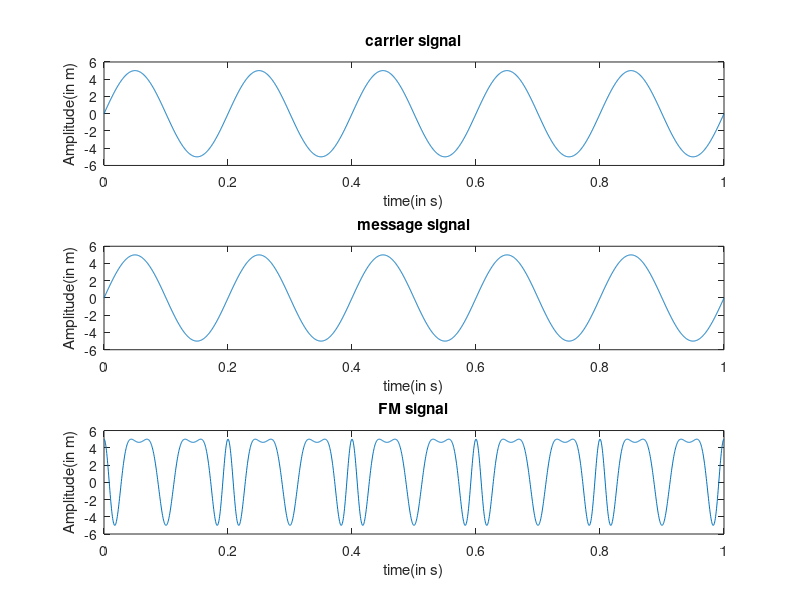

This figure's MATLAB source:
clc;
clear all;
close all;

% Frequency Modulation
Ac=input("Enter carrier amplitude (in m):");
fc=input("Enter carrier frequency (in Hz):");
Am=input("Enter message amplitude (in m):");
fm=input("Enter message frequency (in Hz):");
Kf=input("Enter the deviation constant:");
b = (Kf*Am)/fm;
F = 2000;
T = 1/F;
t = 0:T:1;


%carrier
xc = Ac*sin(2*pi*fc*t);
subplot(3, 1, 1);
plot(t, xc);
title("carrier signal");
xlabel("time(in s)");
ylabel("Amplitude(in m)");

%message
subplot(3, 1, 2);
xm=Am*sin(2*pi*fm*t);
plot(t, xm);
title("message signal");
xlabel("time(in s)");
ylabel("Amplitude(in m)");

%FM wave
y = Ac*cos(2*pi*fc*t + b*(sin(2*pi*fm*t)));
subplot(3, 1, 3);
plot(t, y);
title("FM signal");
xlabel("time(in s)");
ylabel("Amplitude(in m)");



